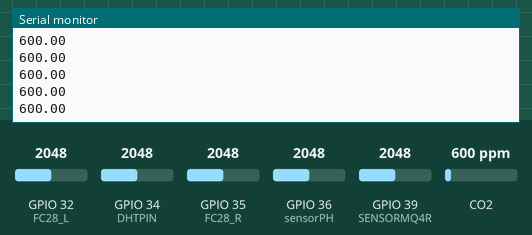
Simulated run of this sketch. Board: ESP32. On the bench: the last lines printed to the serial monitor. The inputs (shaded band) are chosen by the test bench; at power-on: CO2 600 ppm, GPIO 32 (FC28_L) = 2048, GPIO 34 (DHTPIN) = 2048, GPIO 35 (FC28_R) = 2048, GPIO 36 (sensorPH) = 2048, GPIO 39 (SENSORMQ4R) = 2048.

Above: at 1.2 s.
1.3 s: CO2 set to 452 ppm
At 2.2 s:
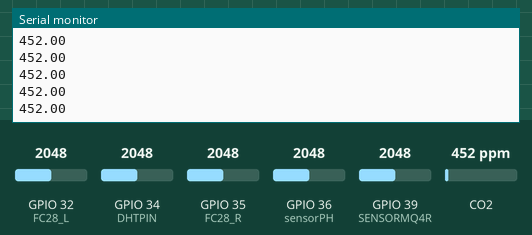
2.8 s: CO2 set to 1050 ppm
At 3.8 s:
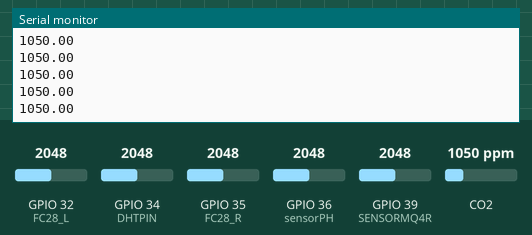
Timing chart, 0 to 5.8 s (numbered marks = the images above; inputs shaded):
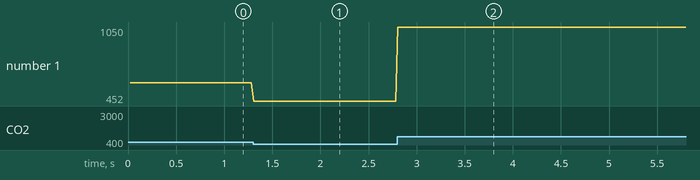

Measured:
- after the input at 1.3 s, the serial monitor: prints a new line at once (image 1)
- after the input at 2.8 s, the serial monitor: prints a new line at once (image 2)
- plotted number 1: 600 → 452 after the input at 1.3 s, 452 → 1050 after the input at 2.8 s

The sketch:

Compost-app_etapas.ino
```cpp
#include <DHT.h>
#include <DHT_U.h>

#include <Adafruit_Sensor.h>


#include <Arduino.h>
#include <MHZ19.h>
#include <SoftwareSerial.h>


#define sensorPH 36
float lecturaSensorPh;
float tension;
float calibracion_ph(float medidaPh);
float phCalibrado;
float valorPhReal;


SoftwareSerial co2Serial(16,17 ); // RX, TX (Arduino recibe en 10, transmite en 11)
MHZ19 myMHZ19;
float ppmReal;


#define SENSORMQ4R 39
float lecturaMetanoR;

#define SENSORMQ4L 39
float lecturaMetanoL;

#define FC28_R 35
#define FC28_L 32
int lecturaFc28R;
int lecturaFc28L;
float promedioHumedad();
float lecturaTotal;
float promedio;
float promedioReal;
float porcentajeHumedad;
unsigned long tiempoAhora;
unsigned long tiempoUltimoCambio;
unsigned long intervaloHumedad = 60000;
unsigned long intervaloPromedio = 900000;

#define DHTTYPE DHT22
#define DHTPIN 34
DHT dht(DHTPIN, DHTTYPE);
float temperatura;

void Etapas(float lec1, float lec2, float lec3, float lec4);
String etapa;
void emergencias (float emer1, float emer2, float emer3);

#define BOMBA_AGUA 23
#define MOTOR 15

void setup() {
  Serial.begin(9600);
  co2Serial.begin(9600);                               // (Uno example) device to MH-Z19 serial start
  myMHZ19.begin(co2Serial);                                // *Serial(Stream) refence must be passed to library begin().
  myMHZ19.autoCalibration();

}

void loop() {
  lecturaSensorPh = analogRead(sensorPH);

  valorPhReal = calibracion_ph(lecturaSensorPh);
  ppmReal = myMHZ19.getCO2();
  lecturaMetanoR = analogRead(SENSORMQ4R);
  lecturaMetanoL = analogRead(SENSORMQ4L);

  lecturaFc28R = analogRead(FC28_R);
  lecturaFc28L = analogRead(FC28_L);
  temperatura = analogRead(DHTPIN);
  //Serial.println(valorPhReal);
  promedioReal = promedioHumedad();
  porcentajeHumedad = map(promedioReal,0,4095,0,100);
  Serial.println(ppmReal);
  Etapas(temperatura,porcentajeHumedad, valorPhReal, ppmReal);
  Serial.println(etapa);
}

float calibracion_ph(float medidaPh){
  tension = medidaPh * 5/ 1024;
  phCalibrado = 7+((2.5 - tension)/0.1841);

  return phCalibrado;
}

void Etapas(float lec1, float lec2, float lec3, float lec4){

  if( lec1 >= 45 && lec1 <= 60 && lec2 >= 50 && lec2 <= 60 && lec3 >= 6.5){
    etapa = "Etapa mesofilica";
  }
  else if( lec1 <= 45 && lec1 >= 20 && lec2 >= 45 && lec2 <= 55 && lec3 >= 6 && lec4 >= 800){
    etapa = "Etapa termofilica";
  }
  else if (lec1 >= 15 && lec1 >= 25 && lec2 >= 30 && lec2 <= 40 && lec3 >= 7){
    etapa = "Etapa Maduración";
  }
}

void emergencias(float emer1, float emer2, float emer3){
  tiempoAhora = millis();
  if(emer1 >= 1500){
    digitalWrite(MOTOR, HIGH);
    if(tiempoAhora - tiempoUltimoCambio >= 60000){
      tiempoUltimoCambio = tiempoAhora;
    }
  }
 if(emer2 <= 4.5){
  digitalWrite(BOMBA_AGUA, HIGH);
  Serial.println("Material verde es necesitado");
 }
 if(emer2 >= 8.5){
  Serial.println("Material secante es necesitado");
 }

 if(emer3 < 35){
  Serial.println("Humedad insuficiente");
  digitalWrite(BOMBA_AGUA, HIGH);
 }
 if(emer3 > 70){
  digitalWrite(MOTOR, HIGH);
 }
}

float promedioHumedad(){
  tiempoAhora = millis();

  if(tiempoAhora - tiempoUltimoCambio >= intervaloHumedad){
    tiempoUltimoCambio = tiempoAhora;
    lecturaTotal = lecturaFc28R + lecturaFc28L;
  }
  if(tiempoAhora - tiempoUltimoCambio >= intervaloPromedio){
    tiempoUltimoCambio = tiempoAhora;
    promedio = lecturaTotal / 15;
  }
  return promedio ;
}
```
